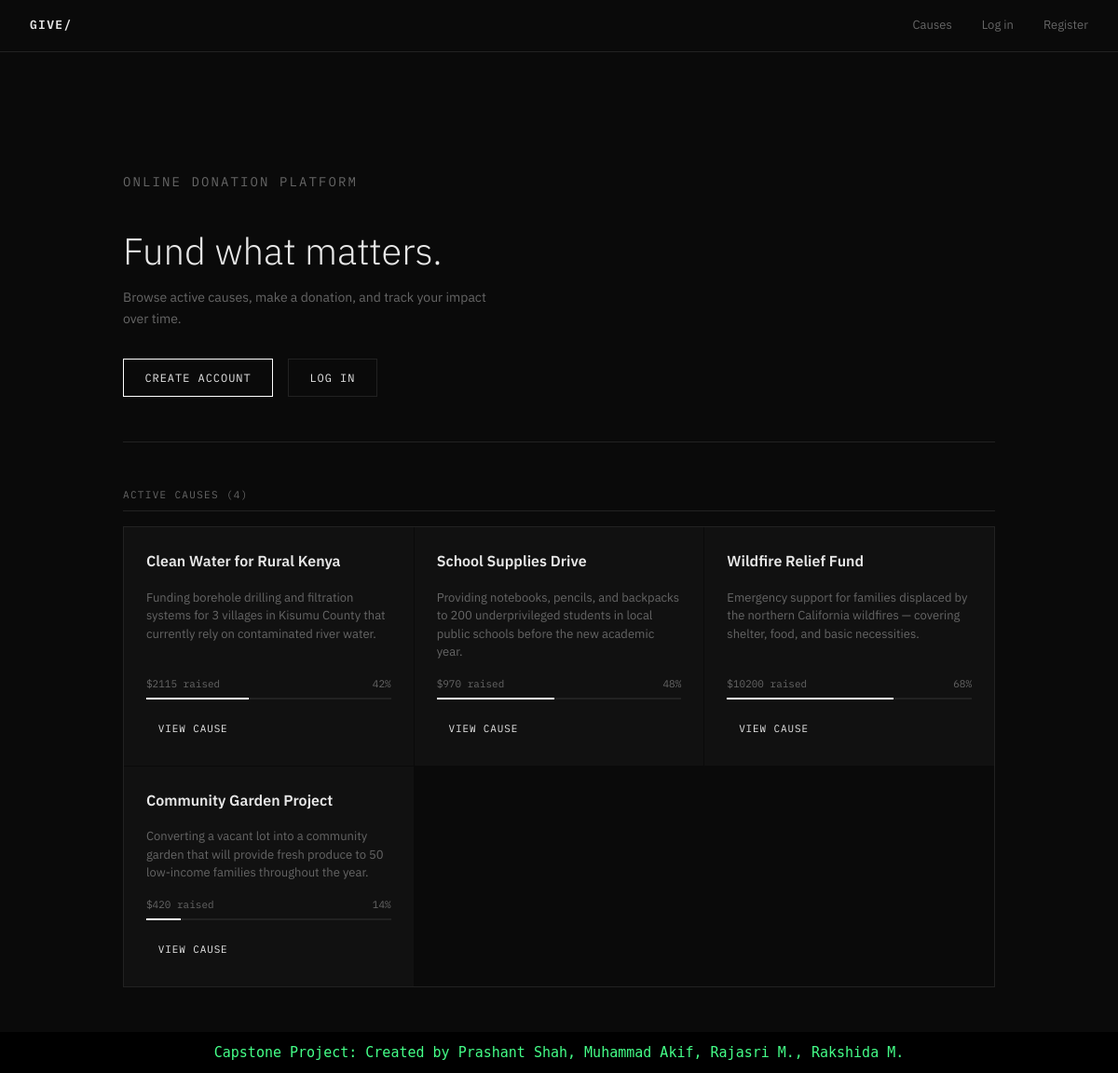
The page / on the database its author committed.
### core/models.py (models this page shows, shortened)
class Cause(models.Model):
    title = models.CharField(max_length=200)
    description = models.TextField()
    goal_amount = models.DecimalField(max_digits=10, decimal_places=2)
    raised_amount = models.DecimalField(max_digits=10, decimal_places=2, default=0)
    image_url = models.URLField(blank=True)
    created_at = models.DateTimeField(auto_now_add=True)
    is_active = models.BooleanField(default=True)
    def progress_percent(self):
        if self.goal_amount == 0:
            return 0
        return min(int((self.raised_amount / self.goal_amount) * 100), 100)

### core/views.py (the view)
# urls.py: path('', views.home, name='home'),
def home(request):
    causes = Cause.objects.filter(is_active=True)
    return render(request, 'core/home.html', {'causes': causes})

### templates/core/home.html (shortened to what this page needs)
{% extends 'core/base.html' %}
{% block content %}
<div class="hero">
  <p class="page-title">Online Donation Platform</p>
  <h1>Fund what matters.</h1>
  <p>Browse active causes, make a donation, and track your impact over time.</p>
  {% if not user.is_authenticated %}
  <div class="hero-actions">
    <a href="/register/" class="btn btn-primary">Create Account</a>
    <a href="/login/" class="btn">Log In</a>
  </div>
  {% endif %}
</div>
<p class="section-label">Active Causes ({{ causes|length }})</p>
{% if causes %}
<div class="causes-grid">
  {% for cause in causes %}
  <div class="cause-card">
    <h2>{{ cause.title }}</h2>
    <p>{{ cause.description|truncatewords:20 }}</p>
    <div class="progress-wrap">
      <div class="progress-meta">
        <span>${{ cause.raised_amount|floatformat:0 }} raised</span>
        <span>{{ cause.progress_percent }}%</span>
      </div>
      <div class="progress-bar">
        <div class="progress-fill" style="width: {{ cause.progress_percent }}%"></div>
      </div>
      <div style="margin-top: 1rem;">
        <a href="/cause/{{ cause.pk }}/" class="btn btn-sm">View Cause</a>
      </div>
    </div>
  </div>
  {% endfor %}
</div>
{% else %}
  <p style="color: var(--muted);">No active causes yet.</p>
{% endif %}
{% endblock %}

### static/css/style.css (style rules this page uses)
*, *::before, *::after { box-sizing: border-box; margin: 0; padding: 0; }
:root { --bg: #0a0a0a; --surface: #111111; --border: #222222; --text: #e8e8e8; --muted: #666666; --accent: #ffffff; --danger: #ff4444; --success: #44ff88; }
body { background: var(--bg); color: var(--text); font-family: 'IBM Plex Sans', sans-serif; font-size: 15px; line-height: 1.6; min-height: 100vh; }
a { color: var(--text); text-decoration: none; border-bottom: 1px solid var(--border); transition: border-color 0.2s; }
.page-title { font-family: 'IBM Plex Mono', monospace; font-size: 11px; letter-spacing: 0.15em; text-transform: uppercase; color: var(--muted); margin-bottom: 2.5rem; }
h1 { font-size: 2rem; font-weight: 300; margin-bottom: 0.5rem; line-height: 1.2; }
h2 { font-size: 1.2rem; font-weight: 400; }
.causes-grid { display: grid; grid-template-columns: repeat(auto-fill, minmax(280px, 1fr)); gap: 1px; border: 1px solid var(--border); }
.cause-card { background: var(--surface); padding: 1.5rem; display: flex; flex-direction: column; gap: 1rem; transition: background 0.2s; }
.cause-card h2 { font-size: 1rem; font-weight: 600; }
.cause-card p { font-size: 13px; color: var(--muted); line-height: 1.5; }
.cause-card a { border: none; }
.progress-wrap { margin-top: auto; }
.progress-meta { display: flex; justify-content: space-between; font-size: 11px; color: var(--muted); margin-bottom: 6px; font-family: 'IBM Plex Mono', monospace; }
.progress-bar { height: 2px; background: var(--border); }
.progress-fill { height: 100%; background: var(--accent); transition: width 0.6s ease; }
.btn { display: inline-block; padding: 0.6rem 1.4rem; font-size: 12px; font-family: 'IBM Plex Mono', monospace; letter-spacing: 0.08em; text-transform: uppercase; border: 1px solid var(--border); background: transparent; color: var(--text); cursor: pointer; transition: background 0.15s, border-color 0.15s; text-decoration: none; }
.btn-primary { border-color: var(--accent); }
.btn-sm { padding: 0.4rem 0.8rem; font-size: 11px; }
.section-label { font-size: 11px; letter-spacing: 0.12em; text-transform: uppercase; color: var(--muted); font-family: 'IBM Plex Mono', monospace; margin-bottom: 1rem; padding-bottom: 0.5rem; border-bottom: 1px solid var(--border); }
.hero { padding: 4rem 0 3rem; border-bottom: 1px solid var(--border); margin-bottom: 3rem; }
.hero h1 { font-size: 2.5rem; font-weight: 300; max-width: 600px; line-height: 1.15; }
.hero p { color: var(--muted); margin-top: 1rem; max-width: 420px; font-size: 14px; }
.hero-actions { margin-top: 2rem; display: flex; gap: 1rem; }

### rows shown on the page
Cause: title "Clean Water for Rural Kenya", description "Funding borehole drilling and filtration systems for 3 villages in Kisumu County that currently rely on contaminated river water.", raised_amount "2115", progress_percent "42"
Cause: title "School Supplies Drive", description "Providing notebooks, pencils, and backpacks to 200 underprivileged students in local public schools before the new academic year.", raised_amount "970", progress_percent "48"
Cause: title "Wildfire Relief Fund", description "Emergency support for families displaced by the northern California wildfires — covering shelter, food, and basic necessities.", raised_amount "10200", progress_percent "68"
Cause: title "Community Garden Project", description "Converting a vacant lot into a community garden that will provide fresh produce to 50 low-income families throughout the year.", raised_amount "420", progress_percent "14"

### other values the page prints
{{ causes|length }} "4"
